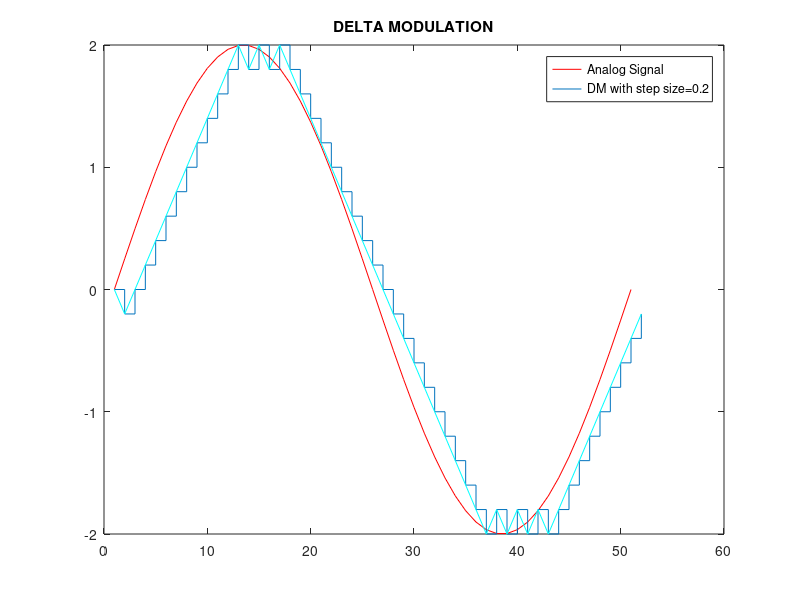

This figure's MATLAB source: (Note: this script raises an error after producing the figure.)
%delta modulation
close all;
clear all;
a=2;
t=0:2*pi/50:2*pi;
x=a*sin(t);
l=length(x);
plot(x,'r')
delta=0.2
hold on
xn=0;
for i=1:l
    if x(i)>xn(i)
        d(i)=1
        xn(i+1)=xn(i)+delta
    else
        d(i)=0;
        xn(i+1)=xn(i)-delta;
    end
end
stairs(xn)
hold on
for i=1:d
    if d(i)>xn(i)
        d(i)=0
        xn(i+1)=xn(i)-delta
    else
        d(i)=1
        xn(i+1)=xn(i)+delta
    end
end
plot(xn,'c')
legend('Analog Signal','DM with step size=0.2')
title('DELTA MODULATION')


% adaptive delta modulation

close all
clear all
clc
td = 0.01;
ts = 0.02;
t = 0:td:5;
x = 8*sin(2*pi*t);
delta = 0.1;
figure(1)
ADMout = adeltamod(x,delta,td,ts);
figure(2)
plot(t,ADMout,'-',t,x,'red');
function [ADMout] = adeltamod(sig_in, Delta, td, ts)
 if (round(ts/td) >= 2)
 Nfac = round(ts/td); %Nearest integer
 xsig = downsample(sig_in,Nfac);
 Lxsig = length(xsig);
 Lsig_in = length(sig_in);

 ADMout = zeros(Lsig_in); %Initialising output

 cnt1 = 0; %Counters for no. of previous consecutively increasing
 cnt2 = 0; %steps
 sum = 0;
 for i=1:Lxsig

 if (xsig(i) == sum)
 elseif (xsig(i) > sum)
 if (cnt1 < 2)
 sum = sum + Delta; %Step up by Delta, same as in DM
 elseif (cnt1 == 2)
 sum = sum + 2*Delta; %Double the step size after
 %first two increase
 elseif (cnt1 == 3)
 sum = sum + 4*Delta; %Double step size
 else
 sum = sum + 8*Delta; %Still double and then stop
 %doubling thereon
 end
 if (sum < xsig(i))
 cnt1 = cnt1 + 1;
 else
 cnt1 = 0;
 end
 else
 if (cnt2 < 2)
 sum = sum - Delta;
 elseif (cnt2 == 2)
 sum = sum - 2*Delta;
 elseif (cnt2 == 3)
 sum = sum - 4*Delta;
 else
 sum = sum - 8*Delta;
 end
 if (sum > xsig(i))
 cnt2 = cnt2 + 1;
 else
 cnt2 = 0;
 end
 end
 ADMout(((i-1)*Nfac + 1):(i*Nfac)) = sum;
 end
 end
end
